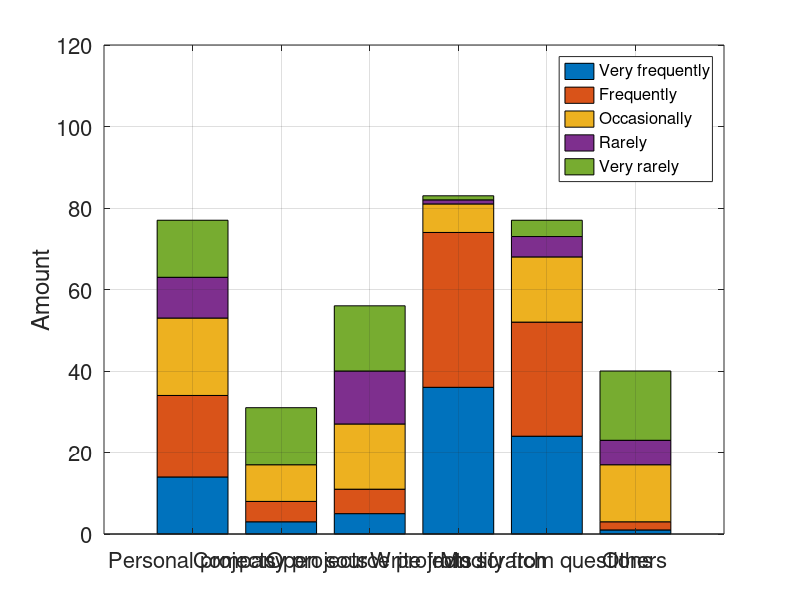

Reproduce this figure in MATLAB.
group1 = [13 20 30 20 18; 
    1 5 12 15 13; 
    4 8 15 18 28; 
    67 32 10 1 2; 
    42 26 19 10 11; 
    2 4 23 8 20];

group2 = [14 20 19 10 14; 
    3 5 9 0 14; 
    5 6 16 13 16; 
    36 38 7 1 1; 
    24 28 16 5 4; 
    1 2 14 6 17];

bar_handle = bar(group2,'stacked');
ylim([0 120])
ylabel('Amount','FontSize',16);
xticklabels({'Personal projects', 'Company projects', 'Open source projects', 'Write from scratch', 'Modify from questions', 'Others'});
xtickangle(30);
set(gca,'fontsize',16);
grid on

l = cell(1,6);
l{1}='Very frequently'; l{2}='Frequently'; l{3}='Occasionally'; l{4}='Rarely'; l{5}='Very rarely'; l{6}='Never';
legend(bar_handle,l,'Location','Northeast','fontsize',12);

% print('survey_snippet_source','-dpdf','-bestfit')